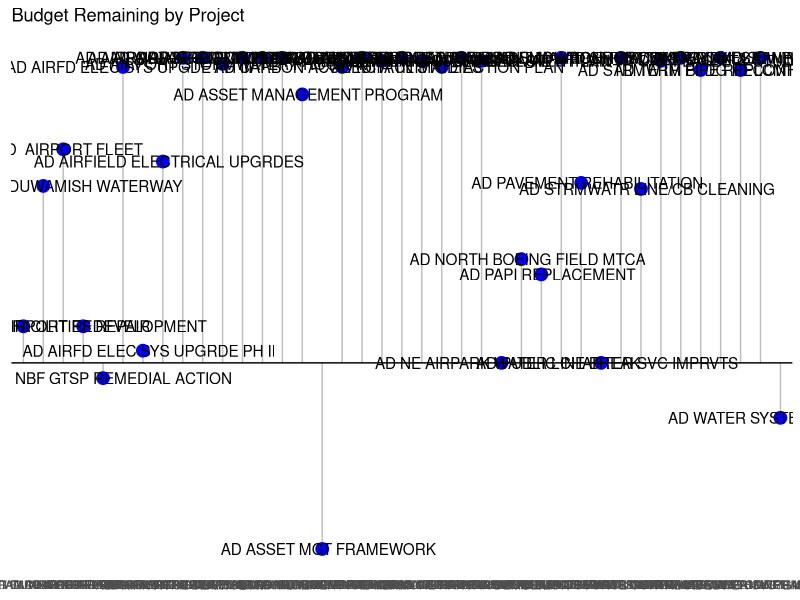
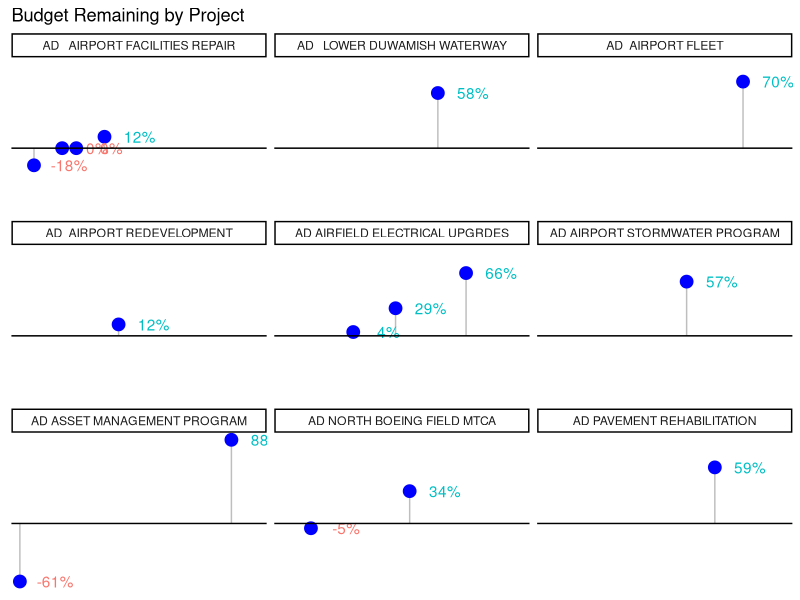

These figures' R source, in order:
## ---- chunk 1
library(tidyverse)
df <- read_csv("Projects - January 22, 2022.csv")
## ---- chunk 2
#tidyverse glimpse
glimpse(df, width = 75)
## ---- chunk 3
df3 <- df %>% select(Name, Program, `LTD Actuals`, `EAC (Current)`) %>% drop_na() %>%
  mutate(budget_remaining = (`EAC (Current)` - `LTD Actuals`),
         p_budget_remaining = (budget_remaining / `EAC (Current)`))
         
df3 <- df3 %>% mutate(p_budget_remaining = round(df3$p_budget_remaining, 2))

tab_fin <- df3 %>% select(-c( `LTD Actuals`, `EAC (Current)`)) %>%  as_tibble()


title_Text <- 'Budget Remaining by Project'
X_axis_title <- 'Project Names'
max <- as.integer(max(tab_fin$p_budget_remaining)) 
min <- as.integer(min(tab_fin$budget_remaining))
## ---- chunk 4
data <- tab_fin

base <- ggplot(data, aes(x = Name,
                         y = p_budget_remaining,
                         label = Name)) +
  theme_classic()
## ---- chunk 5
lolliplot_All = base + 
  geom_segment(aes(y = 0, 
                   yend = p_budget_remaining, 
                   x = Name, 
                   xend = Name),
               color = "gray")  +
  
 geom_point(size = 4, color = "Blue") +
  geom_text(nudge_x=0.3,show.legend = FALSE) +
  geom_hline(yintercept = 0) +
  #scale_y_continuous(limits = c(min, max)) + 
  theme(axis.ticks.y = element_blank(),
        axis.title.y = element_blank(),
        axis.line.y = element_blank(),
        axis.text.y = element_blank(),
        axis.ticks.x = element_blank(),
        axis.title.x = element_blank(),
        axis.line.x = element_blank()) +
  labs(title = title_Text) +
  xlab(X_axis_title)
lolliplot_All
## ---- chunk 6
data <- tab_fin  %>% filter(p_budget_remaining <= .9) %>% 
  mutate(surplus = p_budget_remaining > 0)

base <- ggplot(data, aes(x = reorder(Name, p_budget_remaining),
                         y = p_budget_remaining,
                         label = scales::percent(p_budget_remaining),
                         color = surplus)) +
  theme_classic()


lolliplot_90 = base + 
  geom_segment(aes(y = 0, 
                   yend = p_budget_remaining, 
                   x = reorder(Name, p_budget_remaining), 
                   xend = Name),
               color = "gray")  +
 geom_point(size = 4, color = 'Blue') +
  geom_text(nudge_x=2.5,show.legend = FALSE) +
  scale_y_continuous(labels = scales::label_percent(accuracy = 1L)) +
  geom_hline(yintercept = 0) +
  theme(axis.ticks.y = element_blank(),
        axis.title.y = element_blank(),
        axis.line.y = element_blank(),
        axis.text.y = element_blank(),
        axis.ticks.x = element_blank(),
        axis.title.x = element_blank(),
        axis.line.x = element_blank(),
        axis.text.x = element_blank()) +
  labs(title = title_Text) +
  xlab(X_axis_title) +
    facet_wrap(~Program)
  
lolliplot_90
